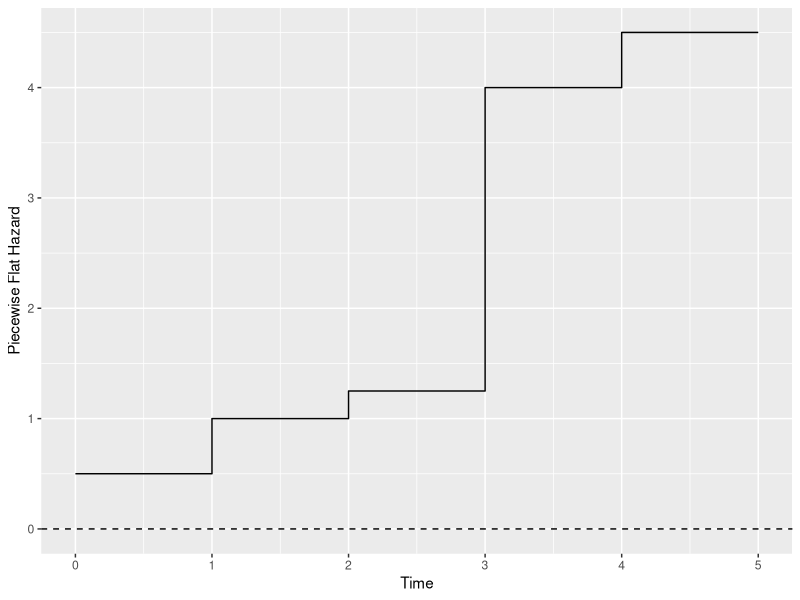

Write the R code that produced this figure. (Note: this script raises an error after producing the figure.)
## ---- chunk 1
library(tidyverse)
library(survival)
library(foreach)
set.seed(90095)
## ---- chunk 2
tibble(time = seq(0,5)) |>
  mutate(hazard = case_when(
    time < 1 ~ .5,
    time < 2 ~ 1,
    time < 3 ~ 1.25,
    time < 4 ~ 4,
    T ~ 4.5
  )) |>
  ggplot(aes(x = time, y = hazard)) +
  geom_step() +
  geom_hline(yintercept = 0, linetype = "dashed") +
  labs(y = "Piecewise Flat Hazard", x = "Time")
## ---- chunk 3
rates <- tibble(age = 1:100) |>
  left_join(
    tibble(
      age = c(1,5,15,25,35,45,55,65,75,85),
      rate = c(
        27.3, 14.7, 76.8, 148.1, 237.3, 411.8, 899.6, 1809.6, 4345.5, 14285.8
      ) / 100e3
    ),
    by = join_by(age)
  ) |>
  fill(rate, .direction = "down")
deaths <- foreach(id = 1:1e3, .combine = "rbind") %do% {
  rates |>
    mutate(died = rbinom(n(), 1, rate)) |>
    filter(died | age == 100) |>
    slice_head(n = 1) |>
    mutate(id = id) |>
    select(id, age, died)
}
write_csv(deaths, file = "assets/deaths.csv")
## ---- chunk 4
splitted <- survSplit(
  Surv(age, event = died) ~ 1, 
  data = deaths,
  # Cut says where the cutpoints will be
  # for the piecewise Exponential
  cut = seq(20,80,20)
)
## ---- chunk 5
head(splitted)
## ---- chunk 6
expo_fit <- survreg(
  Surv(time = age - tstart, event = died) ~ factor(tstart),
  data = splitted,
  dist = "exponential"
)
## ---- chunk 7
beta <- coef(expo_fit)
## ---- chunk 8
print(beta)
## ---- chunk 9
rates_from_beta <- c(
  age_under_20 = 1 / exp(beta["(Intercept)"]),
  age_20_40 = 1 / exp(sum(beta[c("(Intercept)", "factor(tstart)20")])),
  age_40_60 = 1 / exp(sum(beta[c("(Intercept)", "factor(tstart)40")])),
  age_60_80 = 1 / exp(sum(beta[c("(Intercept)", "factor(tstart)60")])),
  age_80plus = 1 / exp(sum(beta[c("(Intercept)", "factor(tstart)80")]))
)
## ---- chunk 10
t(t(rates_from_beta))
## ---- chunk 11
to_predict <- tibble(
  age = 1:100,
  tstart = case_when(
    age < 20 ~ 0,
    age < 40 ~ 20,
    age < 60 ~ 40,
    age < 80 ~ 60,
    age >= 80 ~ 80
  )
)
## ---- chunk 12
rates <- to_predict |>
  mutate(
    xb = predict(expo_fit, newdata = to_predict, type = "linear"),
    rate = 1 / exp(xb)
  )
rates |>
  ggplot(aes(x = age, y = rate)) +
  geom_step()
## ---- chunk 13
survival_estimates <- rates |>
  mutate(
    p_survives_year = pexp(1, rate = rate, lower.tail = FALSE),
    survival = cumprod(
      p_survives_year
    )
  )
survival_estimates |>
  ggplot(aes(x = age, y = survival)) +
  geom_line() +
  labs(y = "Survival", x = "Age")
## ---- chunk 14
#| code-fold: true
survfit(Surv(age, event = died) ~ 1, data = deaths) |>
  broom::tidy() |>
  select(age = time, survival = estimate) |>
  mutate(method = "Kaplan-Meier") |>
  bind_rows(
    survival_estimates |> 
      select(age, survival) |>
      mutate(method = "Piecewise Exponential")
  ) |>
  ggplot(aes(x = age, y = survival, color = method, linetype = method)) +
  geom_line() +
  labs(
    x = "Age",
    y = "Survival",
    color = "Method",
    linetype = "Method"
  )
